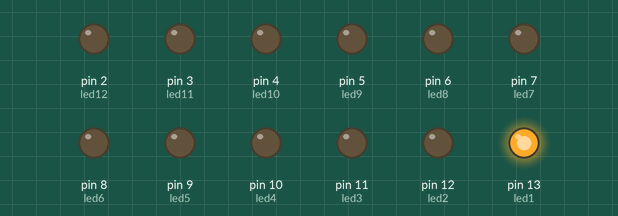
This sketch was run on a simulated Arduino Uno, built with avr-gcc and run on an emulated ATmega328P. Shown: output pins drawn as LEDs (lit = HIGH).

Above: at 0.5 s.
At 1.5 s:
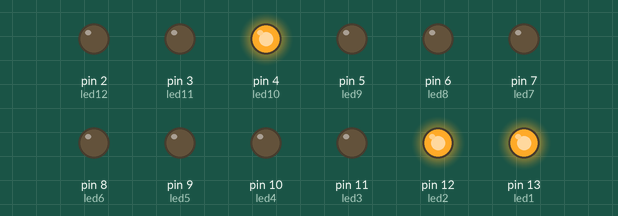
At 2.5 s:
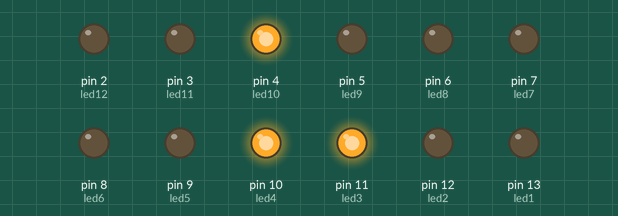
At 4.5 s:
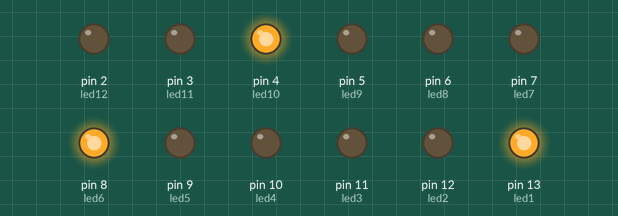
At 6.5 s:
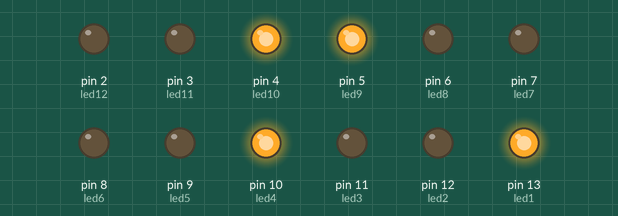
At 9.0 s:
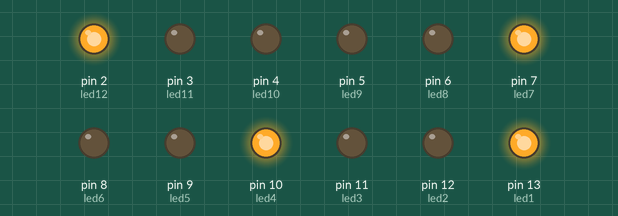
Timing chart, 0 to 11.7 s (numbered marks = the images above):
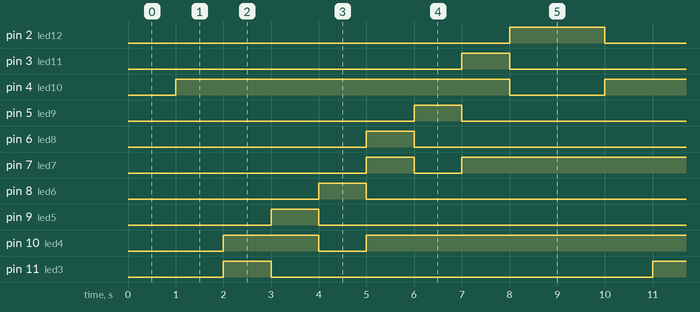

Measured:
- by itself, pin 2 (led12): alternates HIGH for 2.0 s and LOW for 7.0 s
- by itself, pin 4 (led10): alternates HIGH for 7.0 s and LOW for 2.0 s
- by itself, pin 7 (led7), pin 10 (led4), pin 13 (led1): repeats every 9.0 s: LOW 1.0 s, HIGH 8.0 s
- by itself, pin 3 (led11), pin 5 (led9), pin 6 (led8), pin 8 (led6), pin 9 (led5), pin 11 (led3), pin 12 (led2): alternates HIGH for 1.0 s and LOW for 8.0 s

The sketch:

4_Channel_System_using_void_Function.ino
```cpp
int led1=13;
int led2=12;
int led3=11;

int led4=10;
int led5=9;
int led6=8;

int led7=7;
int led8=6;
int led9=5;

int led10=4;
int led11=3;
int led12=2;

void setup() {
  // put your setup code here, to run once:
  Serial.begin(9600);
  pinMode(led1,OUTPUT);
  pinMode(led2,OUTPUT);
  pinMode(led3,OUTPUT);

  pinMode(led4,OUTPUT);
  pinMode(led5,OUTPUT);
  pinMode(led6,OUTPUT);

  pinMode(led7,OUTPUT);
  pinMode(led8,OUTPUT);
  pinMode(led9,OUTPUT);

  pinMode(led10,OUTPUT);
  pinMode(led11,OUTPUT);
  pinMode(led12,OUTPUT);
}

void loop() {

 lane1off();
 delay(1000);
 lane1ready();
 delay(1000);
 lane1on();
 delay(1000);


 lane2ready();
 delay(1000);
 lane2on();
 delay(1000);

  lane3ready();
 delay(1000);
 lane3on();
 delay(1000);

  lane4ready();
 delay(1000);
 lane4on();
 delay(1000);

}
void lane1off(){
  digitalWrite(13,HIGH);
  digitalWrite(12,LOW);
  digitalWrite(11,LOW);
 }
void lane1ready(){
  digitalWrite(4,HIGH);
  digitalWrite(2,LOW);
  digitalWrite(13,HIGH);
  digitalWrite(12,HIGH);
  digitalWrite(11,LOW);
}

void lane1on(){
  digitalWrite(13,LOW);
  digitalWrite(12,LOW);
  digitalWrite(11,HIGH);
  digitalWrite(10,HIGH);
}
void lane2ready(){
  digitalWrite(13,HIGH);
  digitalWrite(11,LOW);
  digitalWrite(10,HIGH);
  digitalWrite(9,HIGH);
  digitalWrite(8,LOW);
}
void lane2on(){
  digitalWrite(10,LOW);
  digitalWrite(9,LOW);
  digitalWrite(8,HIGH);

}

void lane3ready(){

  digitalWrite(8,LOW);
  digitalWrite(10,HIGH);
  digitalWrite(7,HIGH);
  digitalWrite(6,HIGH);
  digitalWrite(5,LOW);
}
void lane3on(){
  digitalWrite(7,LOW);
  digitalWrite(6,LOW);
  digitalWrite(5,HIGH);

}

void lane4ready(){
  digitalWrite(7,HIGH);
  digitalWrite(5,LOW);
  digitalWrite(4,HIGH);
  digitalWrite(3,HIGH);
  digitalWrite(2,LOW);
}
void lane4on(){
  digitalWrite(4,LOW);
  digitalWrite(3,LOW);
  digitalWrite(2,HIGH);
}
```
